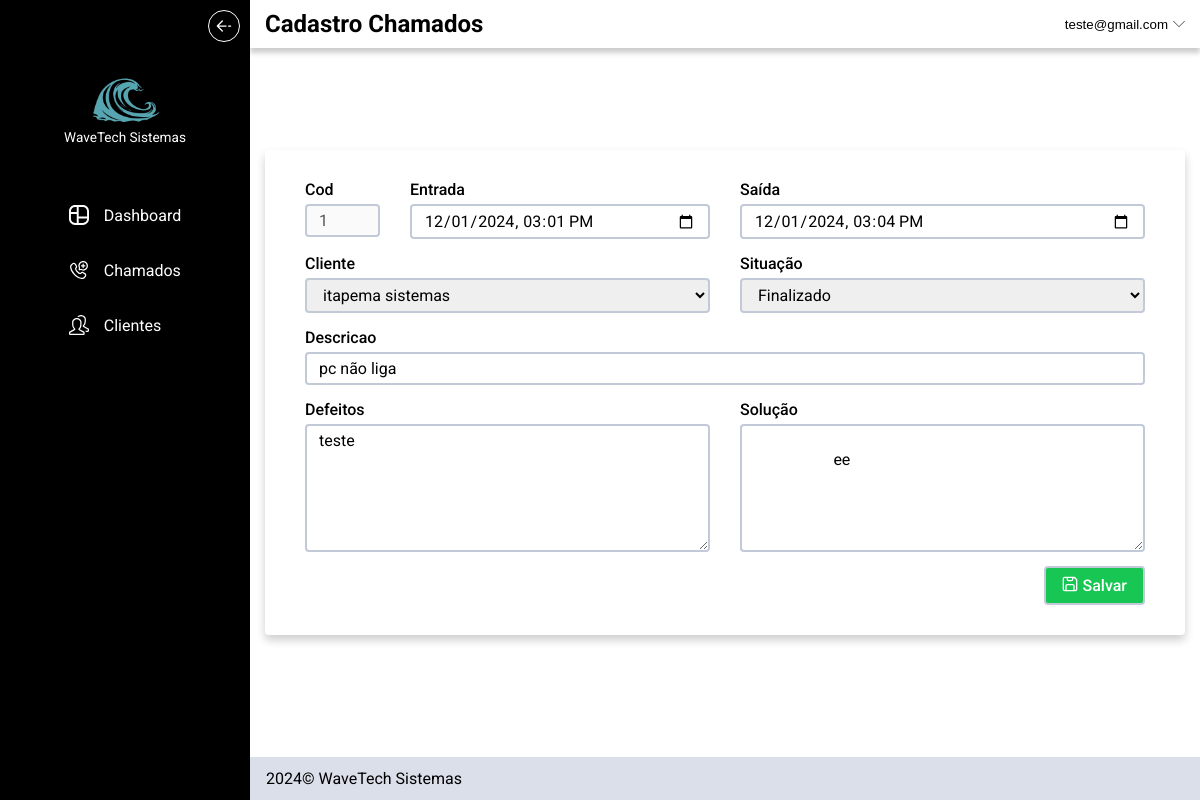
/editar_chamado?chamado=1 (signed in), run on an earlier commit of the app's database.
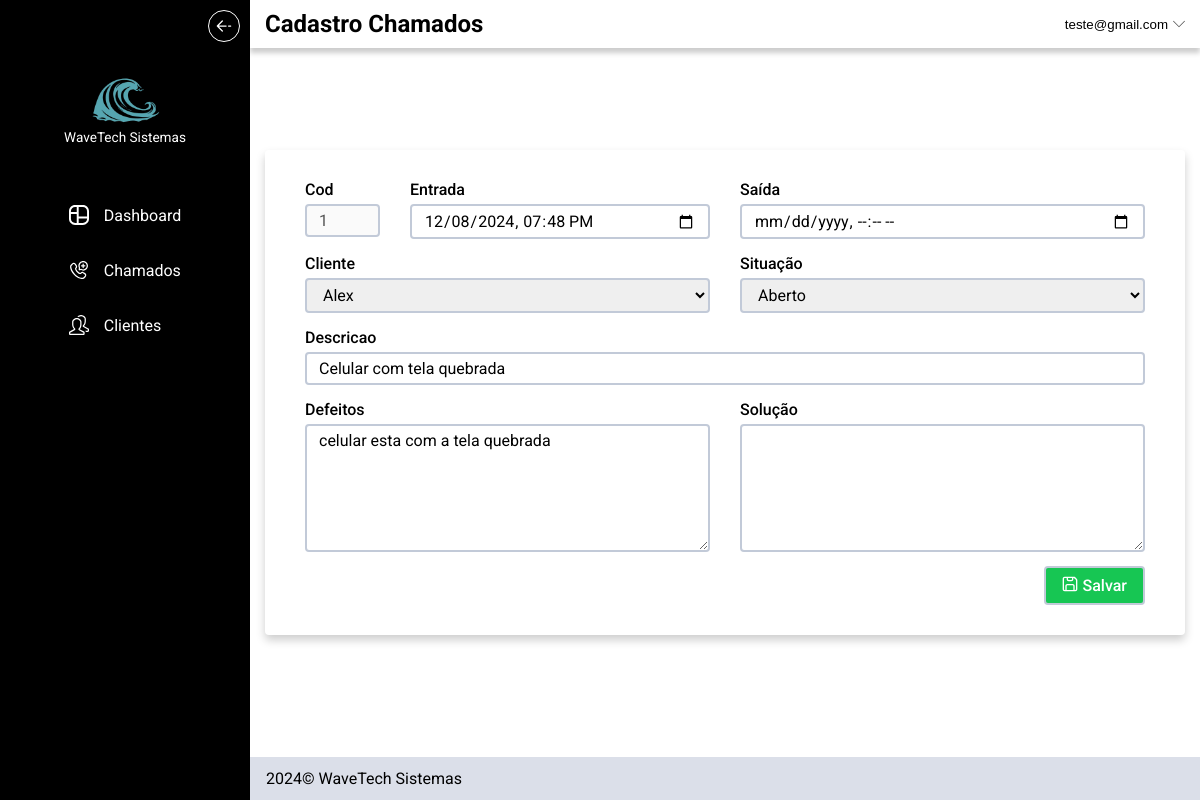
And on a later commit of the database.
### tables this page shows
CREATE TABLE chamados (
id INTEGER,
usuario_id INTEGER NOT NULL,
cliente_id INTEGER NOT NULL,
status TEXT NOT NULL,
defeitos TEXT NOT NULL,
emissao TEXT NOT NULL,
encerramento TEXT,
descricao TEXT NOT NULL,
solucao TEXT,
PRIMARY KEY (id, usuario_id),
FOREIGN KEY (usuario_id) REFERENCES usuarios (id),
FOREIGN KEY (cliente_id) REFERENCES clientes (id)
);

### app.py (the view, shortened to what this page needs)
@app.route("/editar_chamado", methods=["GET", "POST"])
@login_required
def editar_chamado():
    db = opendb()
    cursor = db.cursor()
    chamado_id = request.args.get("chamado")
    cursor.execute("SELECT chamados.*, clientes.nome AS nome_cliente, clientes.id AS id_cliente FROM chamados JOIN clientes ON chamados.cliente_id = clientes.id WHERE chamados.id = ? AND chamados.usuario_id = ?", (chamado_id, session["user_id"]))
    chamado = cursor.fetchone()
    entrada = chamado["emissao"]
    entrada = datetime.strptime(entrada, "%d/%m/%Y %H:%M")
    entrada = entrada.strftime("%Y-%m-%dT%H:%M")
    saida = chamado["encerramento"]
    if saida:
        saida = datetime.strptime(chamado["encerramento"], "%d/%m/%Y %H:%M")
        saida = saida.strftime("%Y-%m-%dT%H:%M")
    action = "atualizar_chamado"
    cursor.execute("SELECT id, nome FROM clientes WHERE usuario_id = ? ORDER BY nome", (session["user_id"],))
    clientes = cursor.fetchall()
    closedb(db, cursor)
    return render_template("cadastrar_chamados.html", chamado=chamado, situacoes=SITUACOES, clientes=clientes, entrada=entrada, saida=saida, action=action)

### app.py (called while the page is built)
def login_required(f):
    @wraps(f)
    def decorated_function(*args, **kwargs):
        if session.get("user_id") is None:
            return redirect("/login")
        return f(*args, **kwargs)
    return decorated_function

def opendb():
    connection = sqlite3.connect("sistema_chamados.db")
    connection.row_factory = sqlite3.Row
    return connection

def closedb(connection, cursor):
    cursor.close()
    connection.close()

@app.context_processor
def inject_user_email():
    db = opendb()
    cursor = db.cursor()
    user_id = session.get("user_id")
    if user_id:
        cursor.execute("SELECT email FROM usuarios WHERE id = ?", (user_id,))
        user_email = cursor.fetchone()
        return {
            "user_email" : user_email["email"]
        }
    return {}

### templates/cadastrar_chamados.html (shortened to what this page needs)
{% extends "layout.html" %}
{% block class_header %}
  padrao
{% endblock %}
{% block title_header %}
    Cadastro Chamados
{% endblock %}
{% block principal %}
    <div class="cadastrar_chamado_content">
        <form id="formulario_cad" action="{% if action == 'criar_chamado' %}/cadastrar_chamados{% else %}/editar_chamado{% endif %}
        " method="post" class="form_cad_chamado" autocomplete="off">
            <div class="form_cad">
                <div class="sub_col2">
                    <div>
                        <label for="cod_chamado">Cod</label>
                        <input disabled type="text" id="cod_chamado" name="cod" value="{{ chamado['id'] if chamado else 0}}">
                    </div>
                    <div>
                        <label for="entrada_chamado">Entrada</label>
                        <input type="datetime-local" id="entrada_chamado" name="entrada" value="{% if chamado %}{{entrada}}{% endif %}">
                    </div>
                </div>
                <div>
                    <label for="saida_chamado">Saída</label>
                    <input type="datetime-local" id="saida_chamado" name="saida" value="{% if chamado %}{{saida}}{% endif %}">
                </div>
                <div>
                    <label for="cliente_chamado">Cliente</label>
                    <select id="cliente_chamado" name="cliente">
                        {% for cliente in clientes %}
                            {% if chamado and chamado['id_cliente'] == cliente['id'] %}
                            <option selected value="{{chamado['id_cliente']}}">{{chamado['nome_cliente']}}</option>
                            {% else %}
                            <option value="{{cliente['id']}}">{{cliente["nome"]}}</option>
                            {% endif %}
                        {% endfor %}
                    </select>
                </div>
                <div>
                    <label for="status_chamado">Situação</label>
                    <select id="status_chamado" name="situacao">
                        {% for situacao in situacoes %}
                            {% if chamado and chamado['status'] == situacao %}
                                <option selected value="{{ chamado['status'] }}">{{ chamado['status'] | capitalize }}</option>
                            {% else %}
                                <option value="{{ situacao }}">{{ situacao | capitalize }}</option>
                            {% endif %}
                        {% endfor %}
                    </select>
                </div>
                <div class="col2">
                    <label for="desc_chamado">Descricao</label>
                    <input type="text" id="desc_chamado" name="descricao" value="{{ chamado['descricao'] if chamado else '' }}">
                </div>
                <div>
                    <label for="def_chamado">Defeitos</label>
                    <textarea id="def_chamado" name="defeitos" rows="6">{{ chamado['defeitos'] if chamado else ''}}
                    </textarea>
                </div>
                <div>
                    <label for="solucao_chamado">Solução</label>
                    <textarea id="solucao_chamado" name="solucao" rows="6">{{ chamado['solucao'] if chamado else ''}}
                    </textarea>
                </div>
            </div>
            <div class="btn_save_conteiner">
                <button class="btn_save btn_verde"><img src="../static/img/icon/salvar.svg">Salvar</button>
            </div>
        </form>
    </div>
{% endblock %}

What changed in the data, as far as the page shows it:
changed chamados: situacao "Finalizado" → "Aberto"; descricao "pc não liga" → "Celular com tela quebrada"; defeitos "teste" → "celular esta com a tela quebrada"; solucao "ee" → (not shown)
Also different on the page:
form field entrada: "12/01/2024 15:01" → "12/08/2024 19:48"
form field saida: "12/01/2024 15:04" → (not shown)
form field cliente: "itapema sistemas" → "Alex"
